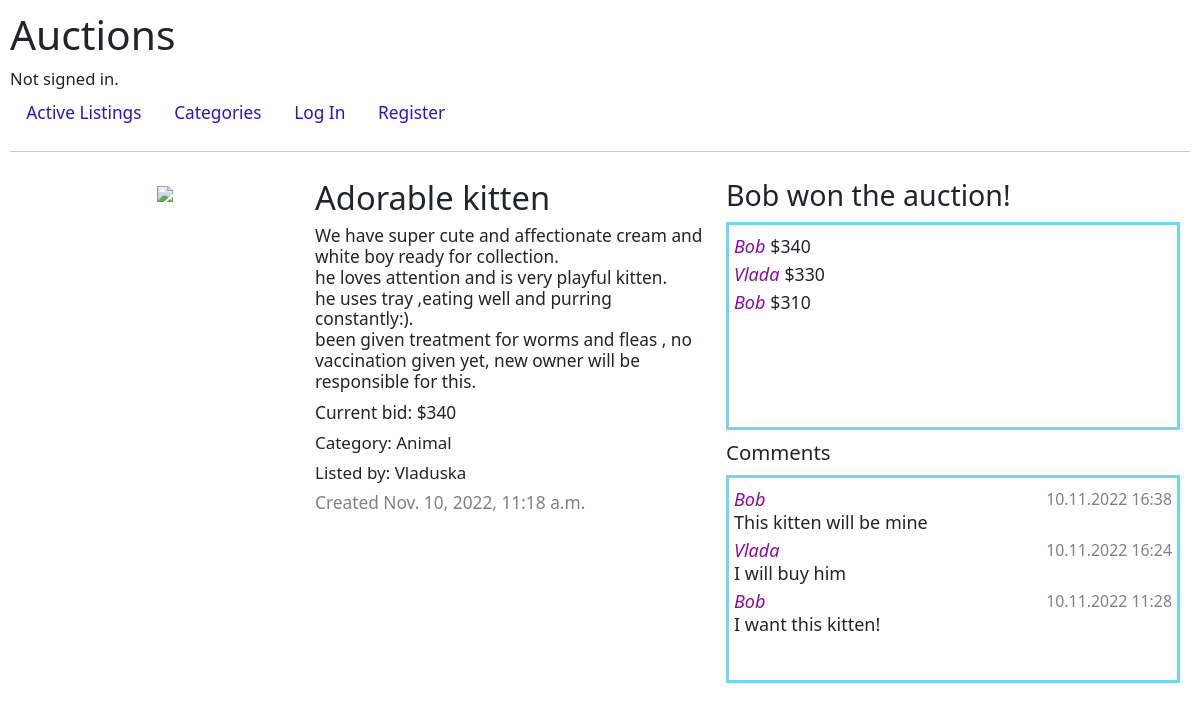
Screenshot of /listing_34 with the database file from the repository.
### auctions/models.py (models this page shows, shortened)
class Listing(models.Model):
    user_id = models.ForeignKey(User, on_delete=models.CASCADE, related_name="listings")
    title = models.TextField()
    description = models.TextField()
    start_price = models.PositiveBigIntegerField()
    current_price = models.PositiveBigIntegerField(default=f"{int(0)}")
    picture_url = models.URLField()
    category = models.ForeignKey(Category, blank=True, on_delete=models.SET_DEFAULT, default = "", related_name='listing')
    activity = models.CharField(max_length=1, choices=[("A","Active"), ("C", "Closed")], default="A")
    date_time = models.DateTimeField(auto_now_add=True)

class Category(models.Model):
    name = models.TextField()
    def __str__(self):
        return f"{self.name}"

class User(AbstractUser):
    pass

class Bid(models.Model):
    listing_id = models.ForeignKey(Listing, on_delete=models.CASCADE, related_name='bid')
    user_id = models.ForeignKey(User, on_delete=models.CASCADE, related_name="bid")
    price = models.PositiveBigIntegerField()

class Comments(models.Model):
    listing_id = models.ForeignKey(Listing, on_delete=models.CASCADE, related_name='comment')
    user_id = models.ForeignKey(User, on_delete=models.CASCADE, related_name="comment")
    comment = models.TextField()
    date_time = models.DateTimeField(auto_now_add=True)

### auctions/views.py (the view)
# urls.py: path("listing_<str:listing_id>", views.listing_page, name="listing_page"),
def listing_page(request, listing_id, winner=None, error_text=None):
        try:
            if request.method == "POST":
                error_text = bid(request)
            else:
                if Listing.objects.get(id=listing_id).activity == "C":
                    try:
                        winner = Bid.objects.filter(listing_id=Listing.objects.get(id=listing_id)).order_by('-price').first().user_id.username
                    except AttributeError:
                        winner = "No one"
            return render(request, "auctions/listing.html", {
                    "listing": Listing.objects.get(id=listing_id),
                    "winner": winner,
                    "error_text": error_text
                })
        except Listing.DoesNotExist:
            return HttpResponseRedirect(reverse("index"))

### auctions/templatetags/templatetag.py (called while the page is built)
@register.filter(name='usd')
def usd(value):
    return f"${value:,.0f}"

@register.filter(name="local_time")
def time(value):
    return strftime('%d.%m.%Y %H:%M', localtime(value.timestamp()))

@register.filter(name="reverse")
def reverse(value):
    return value[::-1]

@register.filter(name="watch")
def watch(watchlist, user_id):
    try:
        for x in list(watchlist):
            if x["user_id_id"] == user_id:
                return 1
        return 0
    except IndexError:
        return 0

### auctions/templates/auctions/listing.html (shortened to what this page needs)
{% extends "auctions/layout.html" %}
{% load templatetag %}
{% block body %}
    <div id="page">
        <div id="picture">
            <img src="{{ listing.picture_url }}" height="200px">
        </div>
        <div id="listing_text">
            <h2>{{ listing.title }}</h2>
            <div id="description">{{ listing.description }}</div>
            <div id="price">
                {% if listing.current_price == 0 %}
                    Starting bid: {{ listing.start_price | usd }}
                {% else %}
                    Current bid: {{ listing.current_price | usd }}
                {% endif %}
            </div>
            Category: {{ listing.category }}<br>
            Listed by: {{ listing.user_id.username }}
            <div id="created">
                Created {{ listing.date_time }}
            </div>
        </div>
        <div id="right">
            <div id="winner">
                {% if winner %}
                    <h3>
                    {% if winner == user.username %}
                        You won the auction!
                    {% else %}
                        {{ winner }} won the auction!
                    </h3>
                    {% endif %}
                {% endif %}
            </div>
            <div id="bids">
                {% for bid in listing.bid.all|reverse %}
                    <div class="line">
                        <div id="name">{{bid.user_id.username}}</div>
                        {{bid.price | usd }}
                    </div>
                {% endfor %}
            </div>
            <div id="add_comment">
                {% if user.is_authenticated %}
                    <form method="post" action = "{% url 'comment' %}" autocomplete="off" autocapitalize="on">
                        {% csrf_token %}
                        <input hidden type="text" name="listing_id" value="{{listing.id}}">
                        <input class="form-control" type="text" name="comment" placeholder="Type your comment here" required>
                        <button type="submit" class="btn btn-info btn">Add a comment</button>
                    </form>
                {% else %}
                <h5>Comments</h5>
                {% endif %}
            </div>
            <div id="comments">
                {% for comment in listing.comment.all|reverse %}
                    <div class="line">
                        <div id="name">{{comment.user_id.username}}</div>
                        <div id="date">{{ comment.date_time | local_time }}</div>
                        <div id="comment">{{comment.comment}}</div>
                    </div>
                {% endfor %}
            </div>
        </div>
    </div>
{% endblock %}

### auctions/templates/auctions/layout.html (shortened to what this page needs)
{% load static %}
<!DOCTYPE html>
<html lang="en">
    <head>
        <link rel="stylesheet" href="https://stackpath.bootstrapcdn.com/bootstrap/4.4.1/css/bootstrap.min.css">
        <link href="{% static 'auctions/styles.css' %}" rel="stylesheet">
        <link href="https://cdn.jsdelivr.net/npm/bootstrap@5.1.3/dist/css/bootstrap.min.css" rel="stylesheet">
    </head>
    <body>
        <h1>Auctions</h1>
        <div>
            {% if user.is_authenticated %}
                Signed in as <strong>{{ user.username }}</strong>.
            {% else %}
                Not signed in.
            {% endif %}
        </div>
        <ul class="nav">
            <li class="nav-item">
                <a class="nav-link" href="{% url 'index' %}">Active Listings</a>
            </li>
            <li class="nav-item">
                <a class="nav-link" href="{% url 'categories' %}">Categories</a>
            </li>
            {% if user.is_authenticated %}
                <li class="nav-item">
                    <a class="nav-link" href="{% url 'watchlist' %}">Watchlist</a>
                </li>
                <li class="nav-item">
                    <a class="nav-link" href="{% url 'my_listings' %}">My Listings</a>
                </li>
                <li class="nav-item">
                    <a class="nav-link" href="{% url 'create_listing' %}">Create listing</a>
                </li>
                <li class="nav-item">
                    <a class="nav-link" href="{% url 'logout' %}">Log Out</a>
                </li>
            {% else %}
                <li class="nav-item">
                    <a class="nav-link" href="{% url 'login' %}">Log In</a>
                </li>
                <li class="nav-item">
                    <a class="nav-link" href="{% url 'register' %}">Register</a>
                </li>
            {% endif %}
        </ul>
        <hr>
        {% block body %}
        {% endblock %}
    </body>
</html>

### auctions/static/auctions/styles.css (style rules this page uses)
body { padding: 10px; }
* { font-size:1.02em; }
.nav-link { color: #3212c3!important; text-decoration: none!important; }
#listing_text #created { color:gray; }
#listing_text #description { line-height: 1.2em; margin: 0.4em 2% 0.4em 0; white-space: pre-wrap; }
#page { padding: 10px; display: grid; grid-template-columns: 25% 35% auto; grid-template-rows:520px; column-gap: 5px; line-height: 1.8em; }
#picture { text-align: center; }
#picture img { width:90%; height: auto; max-height: 510px; object-fit: contain; }
#page #description { overflow-y:auto; max-height:40%; }
#bids, #comments { overflow-y:auto; height:40%; border: 3px solid rgb(114, 214, 241); padding: 5px; margin: 10px 0; }
#date { color:gray; font-size:0.9em; display: flex; justify-content: flex-end; }
#name { color:#8f0a9e; float: left; margin-right: 5px; font-style:italic; }
.line { margin: 5px 0; line-height: 1.3em; }

### rows the page displays
Listing: title "Adorable kitten", description "We have super cute and affectionate cream and white boy ready for collection. he loves attention and is very playful kitten. he uses tray ,eating well and purring constantly:). been given treatment for worms and fleas , no vaccination given yet, new owner will be responsible for this.", current_price "$340", category "Animal", user_id.username "Vladuska", date_time "Nov. 10, 2022, 11:18 a.m."
User: username "Bob"
Bid: user_id.username "Bob", price "$340"
Bid: user_id.username "Vlada", price "$330"
Bid: user_id.username "Bob", price "$310"
Comments: user_id.username "Bob", date_time|local_time "10.11.2022 16:38", comment "This kitten will be mine"
Comments: user_id.username "Vlada", date_time|local_time "10.11.2022 16:24", comment "I will buy him"
Comments: user_id.username "Bob", date_time|local_time "10.11.2022 11:28", comment "I want this kitten!"
